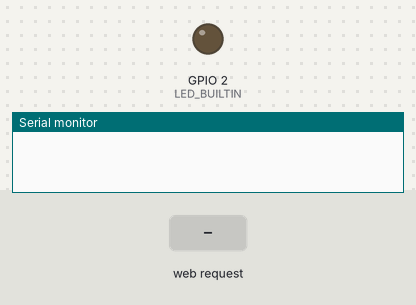
Simulated run of this sketch. Board: ESP8266 (NodeMCU). Shown: output pins drawn as LEDs (lit = HIGH, except the on-board LED, lit = LOW), the last lines printed to the serial monitor. The inputs (shaded band) are chosen by the test bench. WiFi joins after 1.5 s; servers stay silent unless stated.

Above: at 0.7 s.
At 2.7 s:
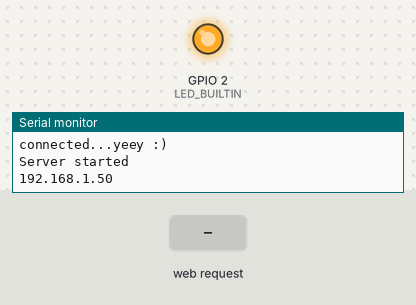
2.8 s: HTTP request GET /?LED2=2 received
Timing chart, 0 to 5.8 s (numbered marks = the images above; inputs shaded):
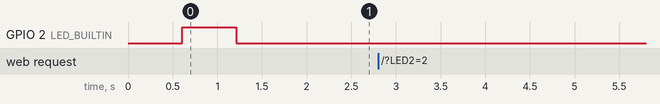

The sketch:

WiFiWebServer_SerialTest_2_LED_Autoconnect.ino
```cpp
#include <ESP8266WiFi.h>
//needed for library
#include <DNSServer.h>
#include <ESP8266WebServer.h>
#include <WiFiManager.h>
#include <Ticker.h>
Ticker ticker;

void tick()
{
  //toggle state
  int state = digitalRead(BUILTIN_LED);  // get the current state of GPIO1 pin
  digitalWrite(BUILTIN_LED, !state);     // set pin to the opposite state
}

//gets called when WiFiManager enters configuration mode
void configModeCallback (WiFiManager *myWiFiManager) {
  Serial.println("Entered config mode");
  Serial.println(WiFi.softAPIP());
  //if you used auto generated SSID, print it
  Serial.println(myWiFiManager->getConfigPortalSSID());
  //entered config mode, make led toggle faster
  ticker.attach(0.2, tick);
}
/*const char* ssid = "lucky";
const char* password = "laxmish53";*/
//byte mac[] = {0xDE, 0xAD, 0xBE, 0xEF, 0xFE, 0xED};
//IPAddress ip(192, 168, 1, 177);
// Create an instance of the server
// specify the port to listen on as an argument
WiFiServer server(80);
String HTTP_req;          // stores the HTTP request
boolean LED_status = 0;   // state of LED, off by default

void setup() {
  Serial.begin(115200);
  while (!Serial) {
    ; // wait for serial port to connect. Needed for native USB port only
  }
  delay(10);

  // prepare GPIO2
  pinMode(A0, INPUT);
  pinMode(LED_BUILTIN, OUTPUT);
 // put your setup code here, to run once:
  Serial.begin(115200);

  //set led pin as output
  pinMode(BUILTIN_LED, OUTPUT);
  // start ticker with 0.5 because we start in AP mode and try to connect
  ticker.attach(0.6, tick);

  //WiFiManager
  //Local intialization. Once its business is done, there is no need to keep it around
  WiFiManager wifiManager;
  //reset settings - for testing
  //wifiManager.resetSettings();

  //set callback that gets called when connecting to previous WiFi fails, and enters Access Point mode
  wifiManager.setAPCallback(configModeCallback);

  //fetches ssid and pass and tries to connect
  //if it does not connect it starts an access point with the specified name
  //here  "AutoConnectAP"
  //and goes into a blocking loop awaiting configuration
  if (!wifiManager.autoConnect()) {
    Serial.println("failed to connect and hit timeout");
    //reset and try again, or maybe put it to deep sleep
    ESP.reset();
    delay(1000);
  }

  //if you get here you have connected to the WiFi
  Serial.println("connected...yeey :)");
  ticker.detach();
  //keep LED on
  digitalWrite(BUILTIN_LED, LOW);

 /* // Connect to WiFi network
  Serial.println();
  Serial.println();
  Serial.print("Connecting to ");
  Serial.println(ssid);

  WiFi.begin(ssid, password);

  while (WiFi.status() != WL_CONNECTED) {
    delay(500);
    Serial.print(".");
  }
  Serial.println("");
  Serial.println("WiFi connected");
  */
  // Start the server
  server.begin();
  Serial.println("Server started");

  // Print the IP address
  Serial.println(WiFi.localIP());
}

void loop() {
  // Check if a client has connected
  WiFiClient client = server.available();
 /* if (!client) {
    return;
  }

  // Wait until the client sends some data
  Serial.println("new client");
  while(!client.available()){
    delay(1);
  }

  // Read the first line of the request
  String req = client.readStringUntil('\r');
  Serial.println(req);
  client.flush();

  // Match the request
  int val;
  if (req.indexOf("/gpio/0") != -1)
    val = 0;
  else if (req.indexOf("/gpio/1") != -1)
    val = 1;
  else {
    Serial.println("invalid request");
    client.stop();
    return;
  }

  // Set GPIO2 according to the request
  digitalWrite(2, val);

  client.flush();

  // Prepare the response
  String s = "HTTP/1.1 200 OK\r\nContent-Type: text/html\r\n\r\n<!DOCTYPE HTML>\r\n<html>\r\nGPIO is now ";
  s += (val)?"high":"low";
  s += "</html>\n";

  // Send the response to the client
  client.print(s);
  delay(1);
  Serial.println("Client disonnected");

  // The client will actually be disconnected
  // when the function returns and 'client' object is detroyed
}*/
if (client) {
    Serial.println("new client");
    // an http request ends with a blank line
    boolean currentLineIsBlank = true;
    while (client.connected()) {
      pinMode(LED_BUILTIN, HIGH);

      if (client.available()) {
        char c = client.read();
        Serial.write(c);
        // if you've gotten to the end of the line (received a newline
        // character) and the line is blank, the http request has ended,
        // so you can send a reply
        if (c == '\n' && currentLineIsBlank) {
          // send a standard http response header
          client.println("HTTP/1.1 200 OK");
          client.println("Content-Type: text/html");
          client.println("Connection: close");  // the connection will be closed after completion of the response
          client.println("Refresh: 5");  // refresh the page automatically every 5 sec
          client.println();
          client.println("<!DOCTYPE HTML>");
          client.println("<html>");
           client.println("<head>");
          client.println("<title>Arduino LED Control</title>");
          client.println("</head>");
                    client.println("<body>");
                    client.println("<h1>LED control</h1>");
                    client.println("<p>Click to switch LED on and off.</p>");
                    client.println("<form method=\"get\">");
                    ProcessCheckbox(client);
                    client.println("</form>");
          // output the value of each analog input pin
            int sensorReading = analogRead(A0);
            Serial.print(sensorReading);
            client.print("LDR  Value is  ");
            client.print(sensorReading);
            client.println("<br />");
          client.println("</body>");
                    client.println("</html>");
                    Serial.print(HTTP_req);
                    HTTP_req = "";    // finished with request, empty string
                    break;
        }
        if (c == '\n') {
          // you're starting a new line
          currentLineIsBlank = true;
        } else if (c != '\r') {
          // you've gotten a character on the current line
          currentLineIsBlank = false;
        }
      }
    }
    // give the web browser time to receive the data
    delay(1);
    // close the connection:
    client.stop();
    Serial.println("client disconnected");
  }
}
// switch LED and send back HTML for LED checkbox
void ProcessCheckbox(WiFiClient client)
{
    if (HTTP_req.indexOf("LED2=2") > -1) {  // see if checkbox was clicked
        // the checkbox was clicked, toggle the LED
        if (LED_status) {
            LED_status = 0;
        }
        else {
            LED_status = 1;
        }
    }

    if (LED_status) {    // switch LED on
        digitalWrite(2, HIGH);
        // checkbox is checked
        client.println("<input type=\"checkbox\" name=\"LED2\" value=\"2\" \
        onclick=\"submit();\" checked>LED2");
    }
    else {              // switch LED off
        digitalWrite(2, LOW);
        // checkbox is unchecked
        client.println("<input type=\"checkbox\" name=\"LED2\" value=\"2\" \
        onclick=\"submit();\">LED2");
    }
}
```
